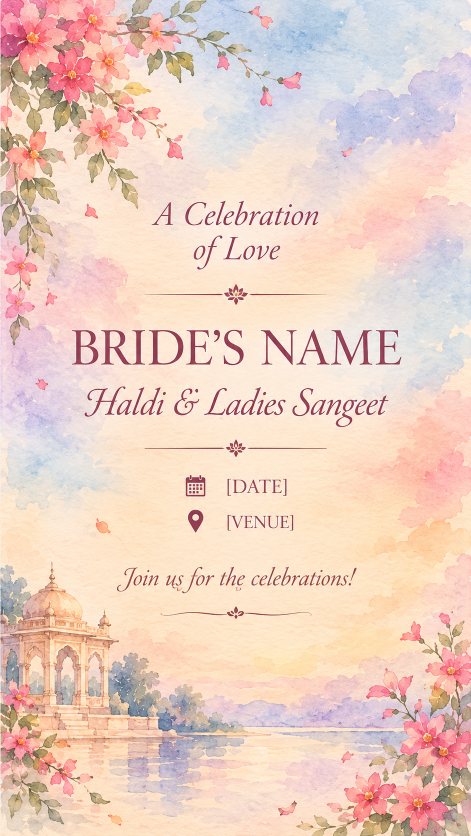
#> input picture assets/haldi-sangeet/source/1-intro.png, 941 x 1672 px (shown at 1/2 size)
$ python -i prepare_assets.py   (imports and definitions only)
#> lines starting #> are read from the running program, lines starting #| are printed output that depends on the picture
#> further down, picture is the input picture: shape (1672, 941, 3); mean B, G, R 195.3, 208.3, 236.1
"""
Builds every image the "royal-blush" card needs from the 4x-upscaled screens in
assets/royal-blush/upscaled/screen{1..5}.png.

Outputs (public/cards/royal-blush/):
  sN/plate.jpg     the screen with its text (and any separately animated element) removed
  sN/wind.png      grayscale mask: where the wind ripple may move pixels
  sN/map-*.png     displacement maps for "puppet" motion (R = x, G = y, 128 = no motion)
  sN/*.png         cut-out RGBA layers (Ganesha, illustrations, sky lanterns, palace lights)
  petals/*.png     painted petal sprites lifted from the artwork
and src/remotion/cards/royal-blush/generated/manifest.json with every layer's position.

All coordinates in this file are in COMPOSITION space: 1080 x 2624 (the card's size).
Images are written at SCALE x that size so the video stays sharp during slow zooms.

Run:  python3 scripts/royal-blush/prepare_assets.py [screen numbers...]
"""

import json
import math
import os
import sys

import cv2
import numpy as np

ROOT = os.path.abspath(os.path.join(os.path.dirname(__file__), "..", ".."))
SRC = os.path.join(ROOT, "assets", "royal-blush", "upscaled")
OUT = os.path.join(ROOT, "public", "cards", "royal-blush")
MANIFEST = os.path.join(ROOT, "src", "remotion", "cards", "royal-blush", "generated", "manifest.json")

W, H = 1080, 2624
SCALE = 1.5
PW, PH = int(W * SCALE), int(H * SCALE)  # plate size
MAP_DIV = 2  # displacement maps are stored at half composition size
MAXPX = 20.0  # a map value of 0 or 255 means +/- MAXPX of displacement at weight 1

rng = np.random.default_rng(7)


# ---------------------------------------------------------------- helpers

def s(v):
    return int(round(v * SCALE))


# Screen 2 comes from a separate, later artwork (screen2v2.png) with a slightly wider aspect.
SOURCES = {1: "screen1.png", 2: "screen2v2.png", 3: "screen3.png", 4: "screen4.png", 5: "screen5.png"}


# [14 lines left out: function frame_to_plate, not called in this run]


def load(i):
    img = cv2.imread(os.path.join(SRC, SOURCES[i]), cv2.IMREAD_COLOR)
    return frame_to_plate(i, img).astype(np.float32)


_MASK_TOOL = os.path.join(ROOT, "scripts", "royal-blush", ".bin", "subject_masks")


# [13 lines left out: function subject_mask, not called in this run]


def lum(img):
    b, g, r = img[..., 0], img[..., 1], img[..., 2]
    return 0.114 * b + 0.587 * g + 0.299 * r


# [27 lines left out: functions rect_mask, poly_mask, ellipse_mask, not called in this run]


def dilate(mask, px):
    k = cv2.getStructuringElement(cv2.MORPH_ELLIPSE, (2 * s(px) + 1, 2 * s(px) + 1))
    return cv2.dilate(mask, k)


# [58 lines left out: functions push_pull_fill, local_bg_lum, text_mask, remove, not called in this run]


def save_jpg(path, img, q=90):
    os.makedirs(os.path.dirname(path), exist_ok=True)
    cv2.imwrite(path, np.clip(img, 0, 255).astype(np.uint8), [cv2.IMWRITE_JPEG_QUALITY, q])


# [17 lines left out: functions save_rgba, save_gray, not called in this run]


def wind_mask(img, allow=None, exclude=()):
    """Where foliage and flowers are (green leaves, pink/red petals, strongly saturated
    blooms) -- but not sandstone, sky or text. Feathered."""
#> called with exclude = ()
    hsv = cv2.cvtColor(np.clip(img, 0, 255).astype(np.uint8), cv2.COLOR_BGR2HSV).astype(np.float32)
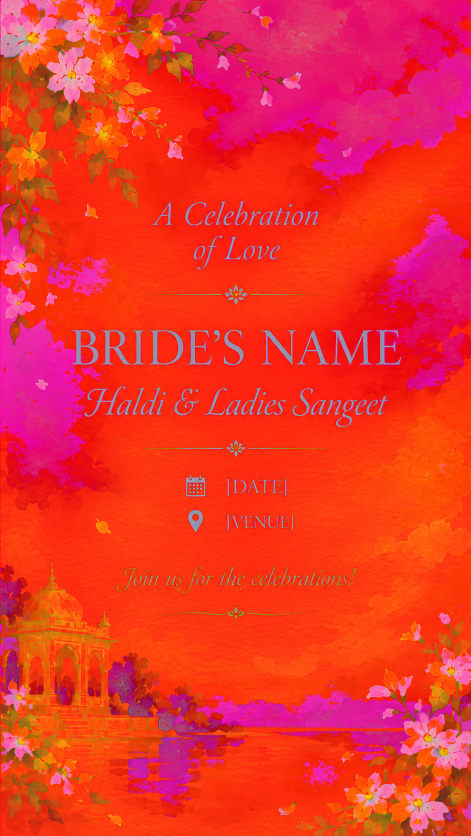
#> hsv: shape (1672, 941, 3) float32 (shown at 1/2 size); mean B, G, R 42.8, 50.8, 239.8
    hue, sat, val = hsv[..., 0] * 2, hsv[..., 1] / 255, hsv[..., 2] / 255
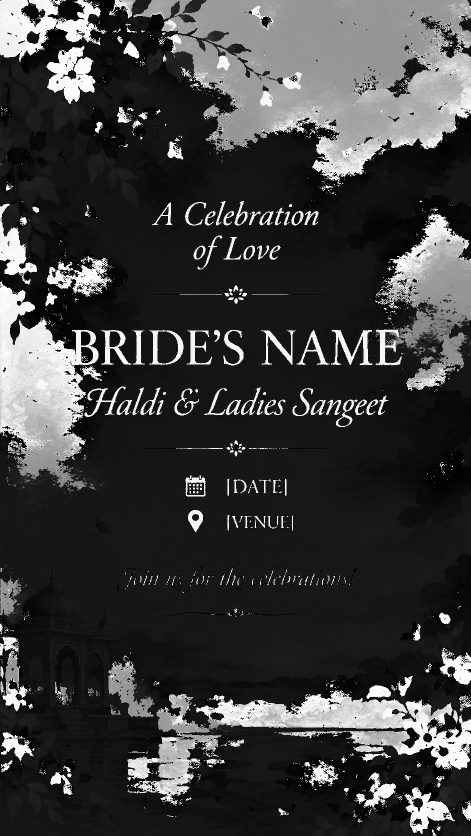
#> hue: shape (1672, 941) float32 (shown at 1/2 size); min 0, max 358, mean 85.6; drawn with min black and max white
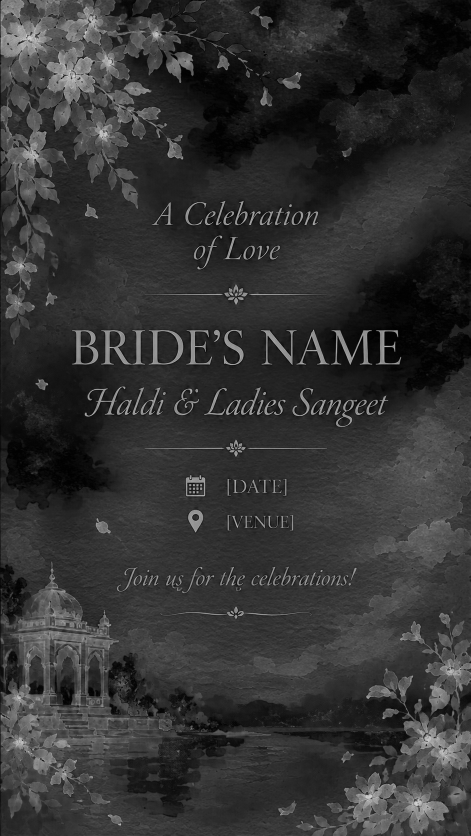
#> sat: shape (1672, 941) float32 (shown at 1/2 size); min 0, max 1, mean 0.199
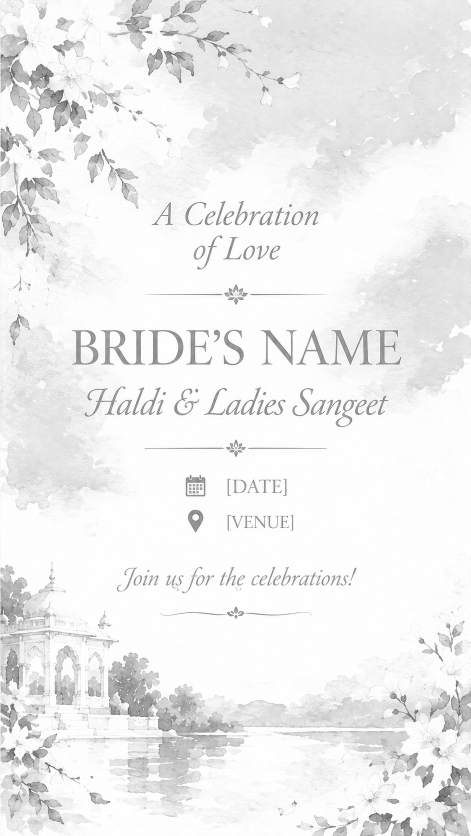
#> val: shape (1672, 941) float32 (shown at 1/2 size); min 0.235, max 1, mean 0.935
    green = ((hue > 55) & (hue < 175)).astype(np.float32) * np.clip((sat - 0.15) / 0.15, 0, 1)
    pink = ((hue > 290) | (hue < 14)).astype(np.float32) * np.clip((sat - 0.25) / 0.15, 0, 1)
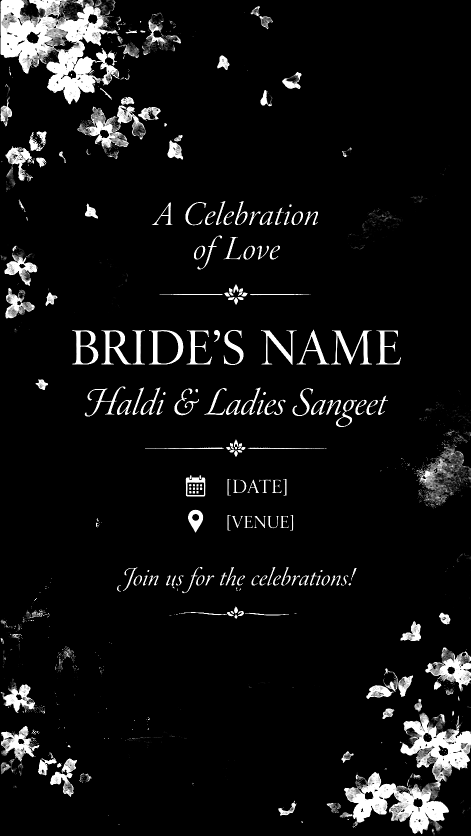
#> pink: shape (1672, 941) float32 (shown at 1/2 size); min 0, max 1, mean 0.0684
    vivid = np.clip((sat - 0.55) / 0.15, 0, 1)
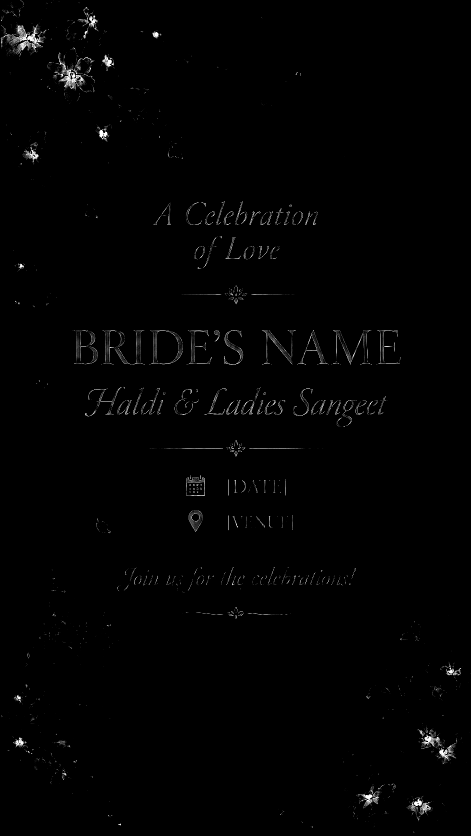
#> vivid: shape (1672, 941) float32 (shown at 1/2 size); min 0, max 1, mean 0.00896
    m = np.maximum(np.maximum(green, pink), vivid) * np.clip((0.98 - val) / 0.08, 0, 1)
    m = cv2.morphologyEx(m, cv2.MORPH_CLOSE, np.ones((9, 9), np.uint8))
    m = cv2.GaussianBlur(m, (0, 0), s(6))
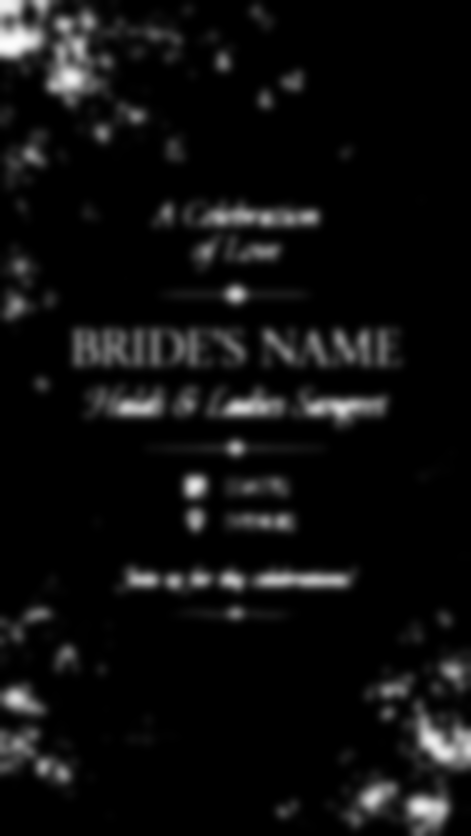
#> m: shape (1672, 941) float32 (shown at 1/2 size); min 0, max 0.992, mean 0.058
    if allow is not None:
        m = np.maximum(m, allow)
    for ex in exclude:
        m = m * (1 - ex)
    return np.clip(m, 0, 1)


# ------------------------------------------------- displacement ("puppet") maps

class MapBuilder:
    """Accumulates displacement fields (pixels at weight 1) into one R/G map image."""

    # [30 lines left out: functions __init__, mask, rotate, swing, not called in this run]

    def field(self, m, fx, fy):
        self.ux += m * fx
        self.uy += m * fy

    # [35 lines left out: functions save, find_petals, petal_masks, not called in this run]


# ---------------------------------------------------------------- screens

manifest = {}
# [3 lines not run here, left out]


# [94 lines left out: functions screen1, edge_taper, cut_layer, screen2, not called in this run]


# Hanging lanterns of screen 3: pivot (top of chain) and an outline of chain + lantern
S3_LANTERNS = [
    {"pivot": (110, 175), "poly": [(101, 168), (120, 168), (122, 348), (166, 392), (166, 582), (54, 582), (54, 392), (99, 348)]},
    {"pivot": (341, 0), "poly": [(331, 0), (352, 0), (353, 148), (401, 196), (401, 378), (284, 378), (284, 196), (329, 148)]},
    {"pivot": (926, 0), "poly": [(916, 0), (937, 0), (938, 138), (986, 178), (986, 344), (871, 344), (871, 178), (914, 138)]},
    {"pivot": (1011, 392), "poly": [(1004, 392), (1019, 392), (1021, 438), (1041, 463), (1041, 554), (981, 554), (981, 463), (1001, 438)]},
]
# Dancers of screen 3: hip pivot, upper-body ellipse, skirt ellipse
S3_DANCERS = [
    {"pivot": (140, 2080), "upper": (150, 1830, 165, 300), "skirt": (150, 2340, 190, 280)},
    {"pivot": (300, 2020), "upper": (300, 1890, 80, 135), "skirt": None},
    {"pivot": (520, 2170), "upper": (485, 1905, 215, 300), "skirt": (540, 2420, 480, 230)},
    {"pivot": (790, 2070), "upper": (790, 1880, 170, 255), "skirt": (790, 2310, 200, 250)},
    {"pivot": (965, 2080), "upper": (985, 1880, 110, 235), "skirt": (985, 2320, 115, 250)},
]


# [63 lines left out: function screen3, not called in this run]


S4_ILLUS = {
    "table": (195, 385, 885, 792),
    "mandap": (55, 1135, 1035, 1585),
    "doli": (135, 1955, 945, 2315),
}


# [140 lines left out: functions screen4, screen5, export_petals, not called in this run]


# [16 lines not run here, left out]

>>> import cv2
>>> picture = cv2.imread('../../assets/haldi-sangeet/source/1-intro.png')
>>> result = wind_mask(picture)

$ run again, on assets/royal-blush/reference/screen2.png
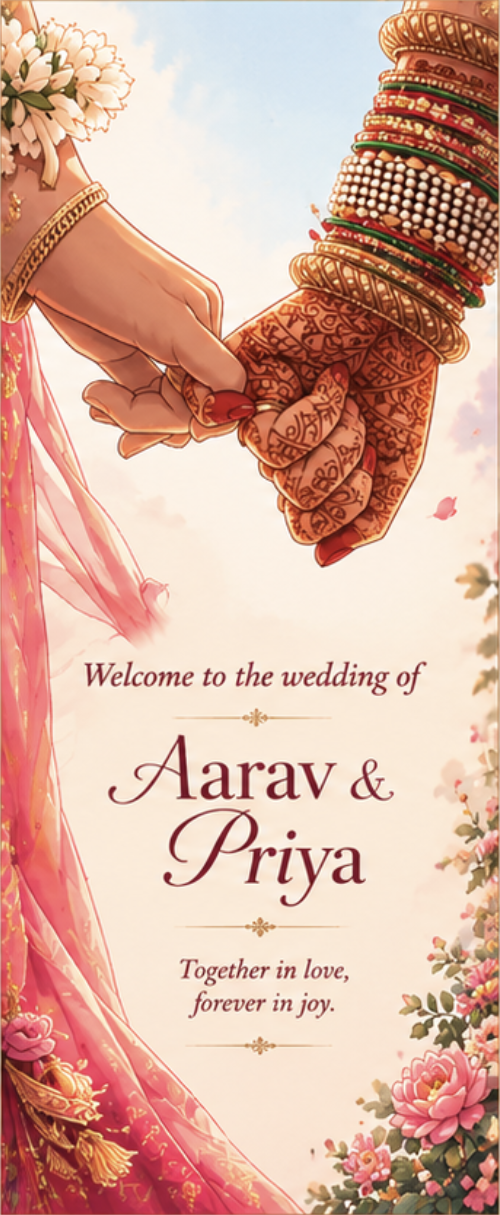
#> input picture assets/royal-blush/reference/screen2.png, 500 x 1215 px
#> picture is the input picture: shape (1215, 500, 3); mean B, G, R 159.7, 175.9, 218.4
#> in wind_mask, `hue, sat, val = hsv[..., 0] * 2, hsv[..., 1] / 255, hsv[..., 2] / 255`:
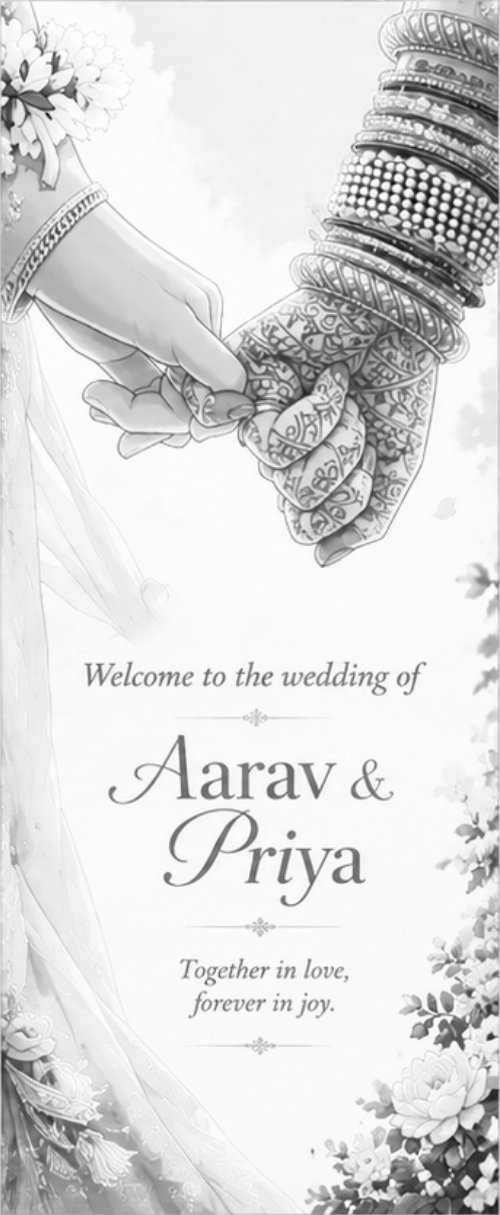
#> val: shape (1215, 500) float32; min 0.0353, max 1, mean 0.861
#> in wind_mask, `m = cv2.GaussianBlur(m, (0, 0), s(6))`:
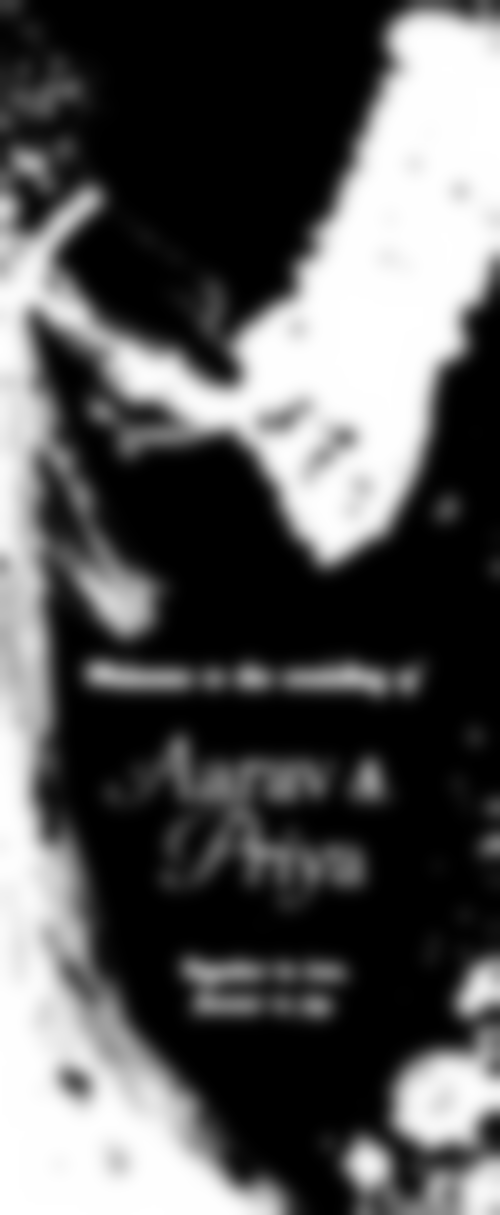
#> m: shape (1215, 500) float32; min 0, max 1, mean 0.34
